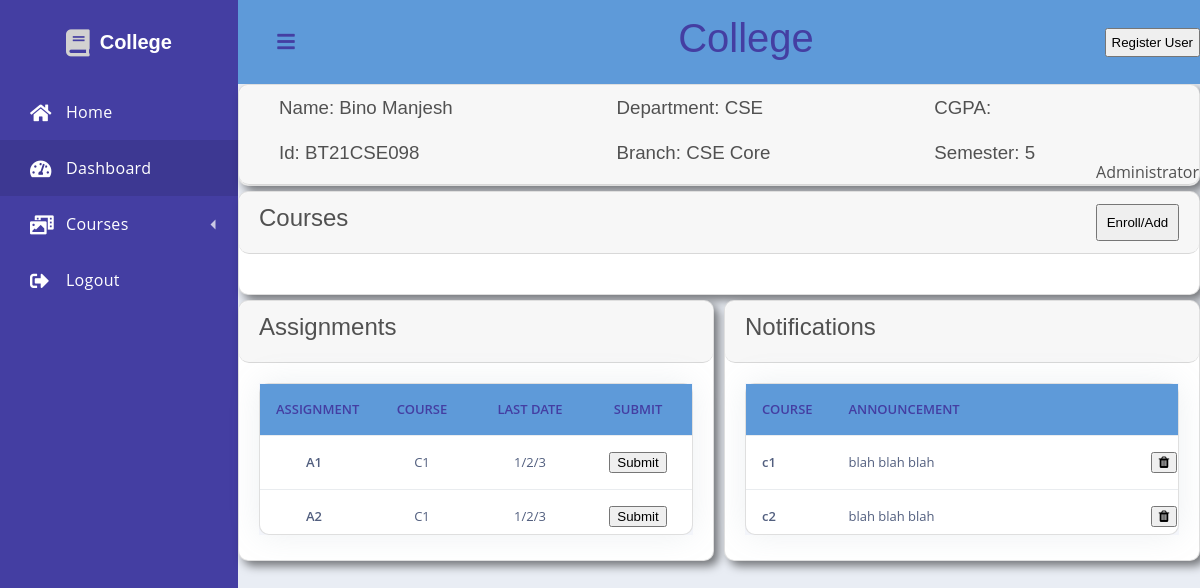
Page /public/dashboard.php (signed in) on the committed database.
### tables this page shows
CREATE TABLE `user` (
  `User_id` int(11) NOT NULL,
  `Username` varchar(50) NOT NULL,
  `Password` varchar(20) NOT NULL,
  `First_name` varchar(20) NOT NULL,
  `Last_name` varchar(20) NOT NULL,
  `Off_id` varchar(20) NOT NULL,
  `Dept_name` varchar(20) NOT NULL,
  `Branch_name` varchar(20) DEFAULT NULL,
  `type` varchar(20) NOT NULL,
  `Semester` int(11) DEFAULT NULL
);

### src/libs/helpers.php (called while the page is built, shortened)
<?php
function view(string $filename, array $data = []): void {
    require_once __DIR__ . '/../inc/' . $filename . '.php';
}

### src/libs/dashboard.php (called while the page is built, shortened)
<?php
$assn_query = [
    ['assn_name'=>'A1', 'course_name'=>'C1', 'due_date'=>'1/2/3'],
    ['assn_name'=>'A2', 'course_name'=>'C1', 'due_date'=>'1/2/3'],
    ['assn_name'=>'A3', 'course_name'=>'C1', 'due_date'=>'1/2/3'],
    ['assn_name'=>'A4', 'course_name'=>'C1', 'due_date'=>'1/2/3'],
    ['assn_name'=>'A5', 'course_name'=>'C1', 'due_date'=>'1/2/3'],
    ['assn_name'=>'A6', 'course_name'=>'C1', 'due_date'=>'1/2/3'],
    ['assn_name'=>'A7', 'course_name'=>'C1', 'due_date'=>'1/2/3'],
    ['assn_name'=>'A8', 'course_name'=>'C1', 'due_date'=>'1/2/3'],
];
$notifications = [
    ['course_name' => 'c1', 'content'=>'blah blah blah'],
    ['course_name' => 'c2', 'content'=>'blah blah blah'],
    ['course_name' => 'c3', 'content'=>'blah blah blah']
];
function getuser($user_id)
{
    $sql='
    SELECT *
    FROM user
    Where User_id= :user_id;
    ';
    return make_query($sql,[':user_id'=>$user_id],true,true);
}
function getcoursesstudent($user_id)
{
    $sql = '
    Select stucourse.Course_id as course_id, course.Course_name as course_name, CONCAT(user.First_name,\' \',user.Last_name) as faculty_name
    From stucourse inner join course on stucourse.Course_id=course.Course_id inner join user on course.Fac_id=user.User_id
    where stucourse.Stu_id= :user_id;
    ';
    return make_query($sql,[':user_id'=>$user_id],true);
}
$user_id = $_SESSION['user_data']['User_id'];
$user = getuser($user_id);
if($user['type']==='student'){
    $user_courses = getcoursesstudent($user_id);
}
else if($user['type']==='faculty'){
    $user_courses = getcoursesfaculty($user_id);
}

### src/libs/database.php (called while the page is built, shortened)
<?php
function database(): PDO {
    static $pdo;
    if (!$pdo) {
        $pdo = new PDO(
            sprintf("mysql:host=%s;dbname=%s;charset=UTF8", DB_HOST, DB_NAME),
            DB_USER,
            DB_PASSWORD,
            [PDO::ATTR_ERRMODE => PDO::ERRMODE_EXCEPTION]
        );
    }
    return $pdo;
}
function make_query(string $sql, array $data, bool $need_fetch=false, bool $one_row=false) : array | false {
    $statement = database()->prepare($sql);
    foreach ($data as $key => $value) {
        $statement->bindValue($key, $value);
    }
    $statement->execute();
    if ($need_fetch) {
        $temp = $statement->fetchAll(PDO::FETCH_ASSOC);
        if ($one_row) {
            return $temp[0];
        } else {
            return $temp;
        }
    } else {
        return false;
    }
}

### public/dashboard.php (the view, shortened to what this page needs)
<?php
require_once __DIR__ . '/../src/libs/dashboard.php';
?>
<?php
view('header', ['title' => 'Dashboard', 'stylesheets'=>[
    'https://cdnjs.cloudflare.com/ajax/libs/font-awesome/5.15.0/css/all.min.css',
    'https://cdnjs.cloudflare.com/ajax/libs/font-awesome/4.7.0/css/font-awesome.min.css',
    'dashboardpage'
]]);
?>
<div class='dashboard'>
    <?= view('navbar'); ?>
    <div class='dashboard-app'>
        <header class='dashboard-toolbar'><a href="#!" class="menu-toggle"><i class="fas fa-bars"></i></a>
            <h1 style="position: absolute;text-align: center;width: 100%;z-index: -1;color: #443ea2;">College</h1>
            <button style="position: absolute;right:0;padding:5px;" onclick="myFunction2()">Register User</button>
        </header>
        <div class='card'>
            <div class='card-header' style="grid-template-columns: none;">
            <?php
            echo<<< END
                <div style="display: flex;align-items: center;">
                    <h3 class='data1'>Name: {$user['First_name']} {$user['Last_name']}<br><br>Id: {$user['Off_id']}</h3>
                </div>
                <div style="display: flex;align-items: center;">
                    <h3 class='data1'>Department: {$user['Dept_name']}<br><br>Branch: {$user['Branch_name']}</h3>
                </div>
                <div style="display: flex;align-items: center;">
                    <h3 class='data1'>CGPA:<br><br>Semester: {$user['Semester']}</h3>
                </div>
                <p style="position: absolute;bottom:0;right:0;margin:0;">Administrator</p>
                END;
            ?>
            </div>
        </div>
        <div class='card'>
            <div class="card-header">
                <h2>Courses</h2>
                <button type="submit" style="width: 10%;left:90%;position:relative;cursor:pointer;" id="enrollbut" onclick="myFunction()">Enroll/Add</button>
            </div>
            <div class="card-body">
            </div>
        </div>
        <div class="container2">
            <div class="card">
                <div class="card-header">
                    <h2>Assignments</h2>
                </div>
                <div class="card-body">
                    <div class="pendingassignment">
                        <div class="card shadow">
                            <table class="table align-items-center table-flush" style="border-collapse: collapse;text-align:center">
                                <tbody style="display: block;height: 150px;overflow: auto;">
                                    <tr style="color: #443ea2;background-color: #5e9ad9;text-transform:uppercase;">
                                        <th style="text-align: center;">Assignment</th>
                                        <th style="text-align: center;">Course</th>
                                        <th style="text-align: center;">Last Date</th>
                                        <th style="text-align: center;">Submit</th>
                                    </tr>
                                    <?php
                                        foreach($assn_query as $data) {
                                            echo <<<EOS
                                            <tr>
                                                <th scope="row">
                                                    <div class="media align-items-center">
                                                        <div class="media-body">
                                                            <span class="mb-0 text-sm">{$data['assn_name']}</span>
                                                        </div>
                                                    </div>
                                                </th>
                                                <td>{$data['course_name']}</td>
                                                <td>{$data['due_date']}</td>
                                                <td><button type="submit" onclick="document.getElementById('submitassign').click()">
                                                <input type="file" id="submitassign" style="display:none">Submit</button></td>
                                            </tr>
                                        EOS;
                                        }
                                    ?>
                                </tbody>
                            </table>
                        </div>
                    </div>
                </div>
            </div>
            <div class="card">
                <div class="card-header">
                    <h2>Notifications</h2>
                </div>
                <div class="card-body">
                    <div class="pendingassignment">
                        <div class="card shadow">
                            <table class="table align-items-center table-flush" style="border-collapse: collapse;">
                                <tbody style="display: block;height: 150px;overflow: auto;">
                                    <tr style="color: #443ea2;background-color: #5e9ad9;text-transform:uppercase;">
                                        <th>Course</th>
                                        <th style="width:80%;text-align:left;">Announcement</th>
                                    </tr>
                                    <?php
                                        foreach ($notifications as $notification) {
                                            echo <<<EOS
                                            <tr>
                                                <th>{$notification['course_name']}</th>
                                                <td style="width:70%;text-align:left;">{$notification['content']}</td>
                                                <td style="width:10%"><button><i class="fa fa-trash"></i></button></td>
                                            </tr>
                                        EOS;
                                        }
                                    ?>
                                </tbody>
                            </table>
                        </div>
                    </div>
                </div>
            </div>
        </div>
    </div>
</div>
<?php view('footer') ?>

### src/inc/header.php (shortened to what this page needs)
<!DOCTYPE html>
<html lang="en">
<head>
    <?php
        foreach ($stylesheets as $sheet)
        {
            if (str_starts_with($sheet, 'https')) {
                echo "<link rel=\"stylesheet\" href=\"$sheet\">";
            } else {
                echo "<link rel=\"stylesheet\" href=\"styles/$sheet.css\">";
            }
        }
    ?>
</head>
<body>
<main>

### src/inc/navbar.php (shortened to what this page needs)
<div class="dashboard-nav">
    <header><a href="#!" class="menu-toggle"><i class="fas fa-bars"></i></a><a href="#" class="brand-logo"><i class="fas fa-book"></i> <span>College</span></a></header>
    <nav class="dashboard-nav-list"><a href="#" class="dashboard-nav-item"><i class="fas fa-home"></i>
            Home </a><a href="#" class="dashboard-nav-item active"><i class="fas fa-tachometer-alt"></i> Dashboard
        </a>
        <div class='dashboard-nav-dropdown'><a href="#!" class="dashboard-nav-item dashboard-nav-dropdown-toggle"><i class="fas fa-photo-video"></i> Courses </a>
        </div>
        <a href="#" class="dashboard-nav-item"><i class="fas fa-sign-out-alt"></i> Logout </a>
    </nav>
</div>

### src/inc/footer.php
</main>
</body>
</html>

### rows in the picture
user: First_name "Bino", Last_name "Manjesh", Off "BT21CSE098", Dept_name "CSE", Branch_name "CSE Core", Semester "5"

### other values in the picture
$data['assn_name'] "A1"
$data['course_name'] "C1"
$data['due_date'] "1/2/3"
$data['assn_name'] "A2"
$notification['course_name'] "c1"
$notification['content'] "blah blah blah"
$notification['course_name'] "c2"
